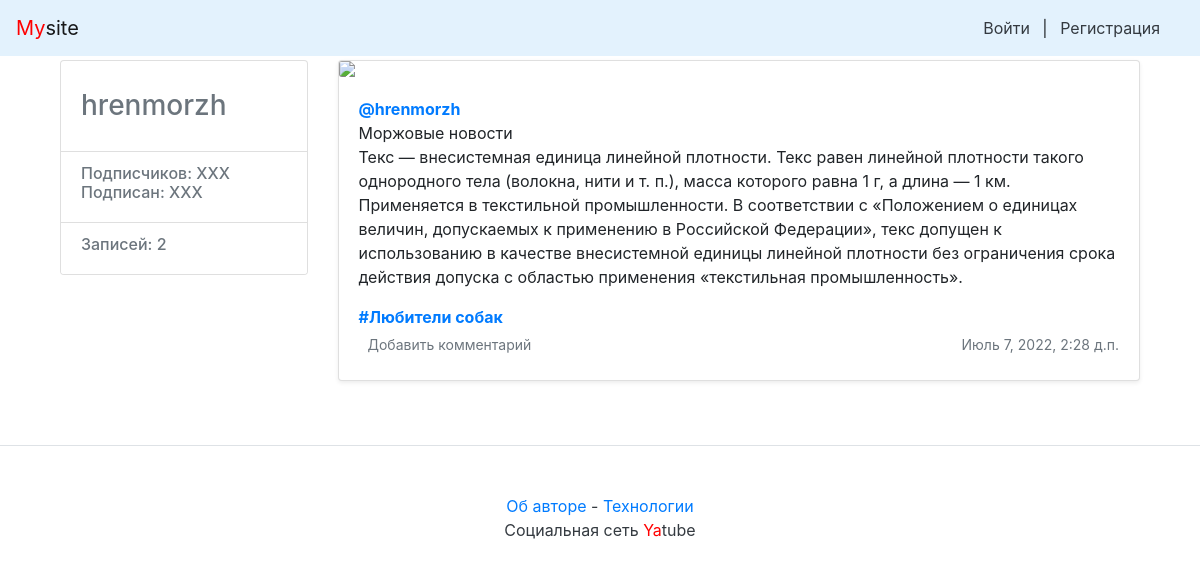
The page /hrenmorzh/65/ on the database as committed earlier.
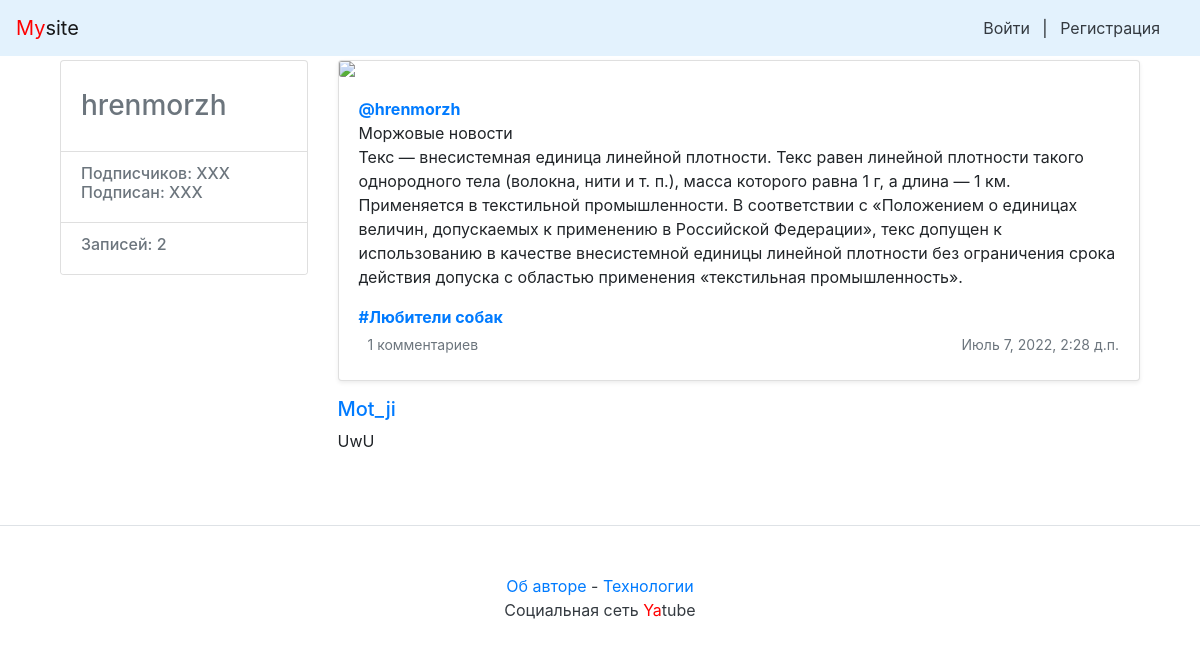
The same page on the database as committed later.
### posts/models.py (models this page shows, shortened)
class Post(models.Model):
    text = models.TextField(verbose_name='Текст записи')
    pub_date = models.DateTimeField('Дата публикации', auto_now_add=True, db_index=True)
    author = models.ForeignKey(User, on_delete=models.CASCADE, related_name="posts")  # author_posts
    group = models.ForeignKey(Group, on_delete=models.CASCADE, related_name="posts",  # group_posts
                              blank=True, null=True, verbose_name='Группа')
    image = models.ImageField(upload_to='posts/', blank=True, null=True)
    class Meta:
        ordering = ['-pub_date']

class Group(models.Model):
    title = models.CharField(max_length=200)
    slug = models.SlugField(unique=True)
    description = models.TextField()

class Comment(models.Model):
    post = models.ForeignKey(Post, on_delete=models.CASCADE, related_name='comments')
    author = models.ForeignKey(User, on_delete=models.CASCADE, related_name='comments')
    text = models.TextField(verbose_name='Текст комментария')
    created = models.DateTimeField('Дата публикации', auto_now_add=True)
    class Meta:
        ordering = ['-created']

### posts/views.py (the view)
# urls.py: path('<str:username>/<int:post_id>/', views.post_view, name='post'),
def post_view(request, username, post_id):
    profile_id = User.objects.get(username=username)
    post_list = Post.objects.filter(author_id=profile_id)  # noqa
    post = post_list.get(id=post_id)
    cnt_of_posts = post_list.count()
    comments_list = Comment.objects.filter(post_id=post_id)  # noqa
    form = CommentForm(instance=None)
    context = {'post': post,
               'cnt_of_posts': cnt_of_posts,
               'username': post.author,
               'form': form,
               'items': comments_list,
               }
    response = render(request, "post.html", context)
    return response

### templates/post.html (shortened to what this page needs)
{% extends "base.html" %}
{% block content %}
<main role="main" class="container">
    <div class="row">
            <div class="col-md-3 mb-3 mt-1">
                <div class="card">
                        <div class="card-body">
                                <div class="h3 text-muted">
                                     {{ username }}
                                </div>
                        </div>
                        <ul class="list-group list-group-flush">
                                <li class="list-group-item">
                                        <div class="h6 text-muted">
                                        Подписчиков: XXX <br />
                                        Подписан: XXX
                                        </div>
                                </li>
                                <li class="list-group-item">
                                        <div class="h6 text-muted">
                                            Записей: {{ cnt_of_posts }}
                                        </div>
                                </li>
                        </ul>
                </div>
        </div>
        <div class="col-md-9">
            {% include "post_item.html" with post=post %}
            {% include 'comments.html' %}
     </div>
    </div>
</main>
{% endblock %}

### templates/post_item.html (shortened to what this page needs)
<div class="card mb-3 mt-1 shadow-sm">
    {% load thumbnail %}
    {% thumbnail post.image "960x339" crop="center" upscale=True as im %}
    <img class="card-img" src="{{ im.url }}" />
    {% endthumbnail %}
    <div class="card-body">
        <p class="card-text">
            <a name="post_{{ post.id }}" href="{% url 'profile' post.author.username %}">
                <strong class="d-block text-gray-dark">@{{ post.author }}</strong>
            </a>
            {{ post.text|linebreaksbr }}
        </p>
        {% if post.group %}
        <a class="card-link muted" href="{% url 'group' post.group.slug %}">
                <strong class="d-block text-gray-dark">#{{ post.group.title }}</strong>
        </a>
        {% endif %}
        <div class="d-flex justify-content-between align-items-center">
            <div class="btn-group ">
                <a class="btn btn-sm text-muted" href="{% url 'post' post.author.username post.id %}" role="button">
                    {% if post.comments.exists %}
                    {{ post.comments.count }} комментариев
                    {% else%}
                    Добавить комментарий
                    {% endif %}
                </a>
            </div>
            <small class="text-muted">{{ post.pub_date }}</small>
        </div>
    </div>
</div>

### templates/comments.html (shortened to what this page needs)
{% load user_filters %}
{% for item in items %}
<div class="media mb-4">
<div class="media-body">
    <h5 class="mt-0">
    <a
        href="{% url 'profile' item.author.username %}"
        name="comment_{{ item.id }}"
        >{{ item.author.username }}</a>
    </h5>
    {{ item.text }}
</div>
</div>
{% endfor %}

Rows that differ between the two databases and show on the page:
shown differently, row unchanged: Post "hrenmorzh": comments.count (not shown) → "1"
added Comment: author.username "Mot_ji", text "UwU"
Other text that changed with them:
text no longer shown: "Добавить комментарий"
text now shown: "комментариев"
